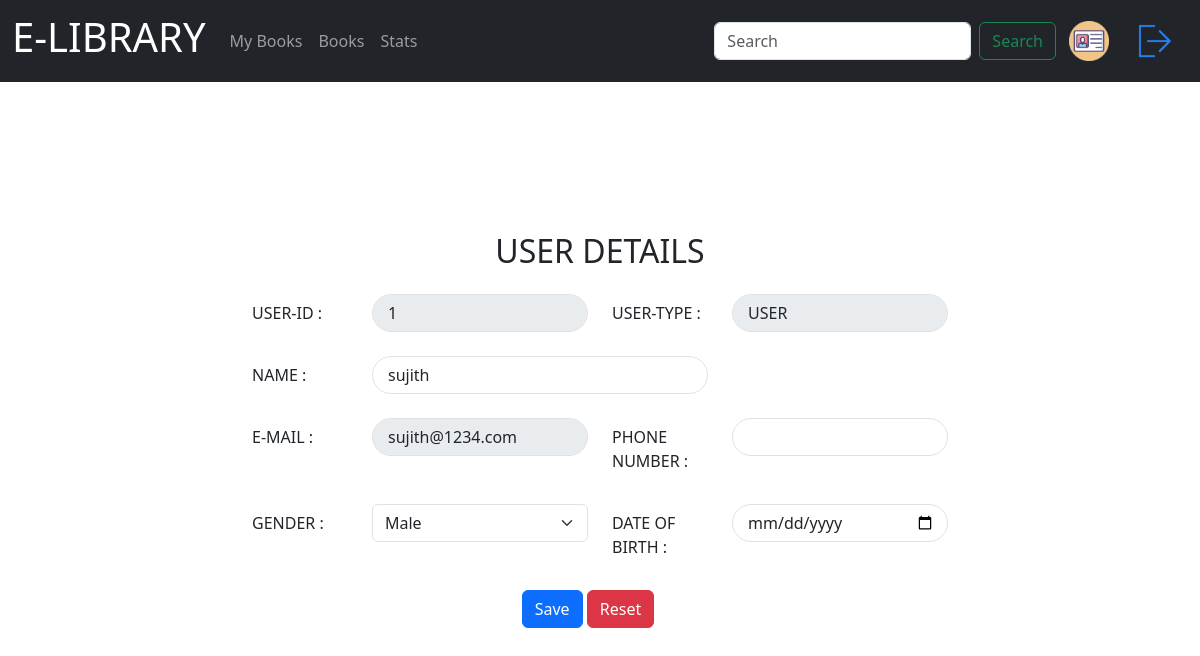
Screenshot of /profile (signed in) with the database file from the repository.
### app.py (models this page shows, shortened)
class Users(db.Model):
    id = db.Column(db.Integer, primary_key=True)
    user_type = db.Column(db.String(10), nullable=False)
    name = db.Column(db.String(80), nullable=False)
    email = db.Column(db.String(120), unique=True, nullable=False)
    phone = db.Column(db.String(20), nullable=True)
    gender = db.Column(db.String(10), nullable=True)
    date_of_birth = db.Column(db.String(20), nullable=True)
    password = db.Column(db.String(120), nullable=False)

### app.py (the view, shortened to what this page needs)
@app.route('/profile', methods=['GET', 'POST'])
def profile():
    if 'name' in session:
        user = Users.query.get(session['id'])
        return render_template('profile.html', user=user)
    else:
        return redirect(url_for('login'))

### templates/profile.html (shortened to what this page needs)
<!DOCTYPE html>
<html lang="en">
<head>
    <link href="https://cdn.jsdelivr.net/npm/bootstrap@5.3.3/dist/css/bootstrap.min.css" rel="stylesheet">
    <link rel="stylesheet" href="/static/css/profile.css">
</head>
<body>
    <nav class="navbar navbar-expand-lg navbar-dark bg-dark">
        <div class="container-fluid">
          <a class="navbar-brand" href="{{url_for('dashboard')}}"><h1 class="display-6">E-LIBRARY</h1></a>
          <div class="collapse navbar-collapse" id="navbarSupportedContent">
            <ul class="navbar-nav me-auto mb-2 mb-lg-0">
              <li class="nav-item">
                <a class="nav-link " href="/dashboard">My Books</a>
              </li>
              <li class="nav-item">
                <a class="nav-link" href="{{url_for('books')}}">Books</a>
              </li>
              <li class="nav-item">
                <a class="nav-link" href="{{url_for('data')}}">Stats</a>
              </li>
            </ul>
            <form method="post" class="d-flex">
              <input class="form-control me-2"  placeholder="Search"  name="search">
              <button class="btn btn-outline-success" type="submit">Search</button>
            </form>
            <a href="{{url_for('profile')}}"><button class="btn"><img src="/static/images/profile.webp" alt="" class="icon"></button></a>
            <a href="{{url_for('logout')}}"><button class="btn"><img src="/static/images/logout.webp" alt="" class="icon"></button></a>
          </div>
        </div>
      </nav>
      <form method="post" class="container form-bg">
        <h2 class="heading mt-4">USER DETAILS</h2>
        <div class="row mt-4 mb-4">
            <label class="col-sm-2 col-form-label">USER-ID    :</label>
            <div class="col-sm-4">
                <input class="form-control title" type="text" value="{{user.id}}" aria-label="Disabled input example" disabled readonly>
            </div>
            <label class="col-sm-2 col-form-label">USER-TYPE    :</label>
            <div class="col-sm-4">
                <input class="form-control title" type="text" value="{{user.user_type}}" aria-label="Disabled input example" disabled readonly>
            </div>
          </div>
        <div class="row mb-4">
            <label class="col-sm-2 col-form-label">NAME    :</label>
            <div class="col-sm-6">
              <input type="text" class="form-control title" value="{{user.name}}" name="name">
            </div>
          </div>
        <div class="row mb-4">
            <label class="col-sm-2 col-form-label">E-MAIL    :</label>
            <div class="col-sm-4">
              <input type="text" class="form-control title" value="{{user.email}}" name="email" disabled readonly>
            </div>
            <label class="col-sm-2 col-form-label">PHONE NUMBER    :</label>
            <div class="col-sm-4">
              <input type="text" class="form-control title" name="phone">
            </div>
          </div>
        <div class="row mb-4">
          <label class="col-sm-2 col-form-label">GENDER    :</label>
          <div class="col-sm-4">
            <select class="form-select" aria-label="Default select example" name="gender">
              <option selected>Male</option>
          </select>
          </div>
          <label class="col-sm-2 col-form-label">DATE OF BIRTH    :</label>
          <div class="col-sm-4">
            <input type="date" class="form-control title" name="dob">
          </div>
        </div>
        <div class="row container mb-3">
          <div class="col-sm-12 button__submit">
          <button class="btn btn-primary" type="submit">Save</button>
          <button class="btn btn-danger" type="reset">Reset</button>
        </div>
        </div>
    </form>
</body>
</html>

### static/css/profile.css (style rules this page uses)
body { padding: 0%; margin: 0%; background-image: url("/static/images/background.png"); background-repeat: no-repeat; background-size: cover; }
.icon { width: 5vh; height: 5vh; padding: 0%; margin: 0%; }
.heading { text-align: center; }
.title { text-align: left; padding-left: 15px; border-radius: 25px; }
.button__submit { text-align: center; }
.form-bg { background: rgba(255, 255, 255, 0.5); border-radius: 50px; margin-top: 150px; width: 60vw; }

### rows the page displays
Users: id "1", user_type "USER", name "sujith", email "sujith@1234.com"
